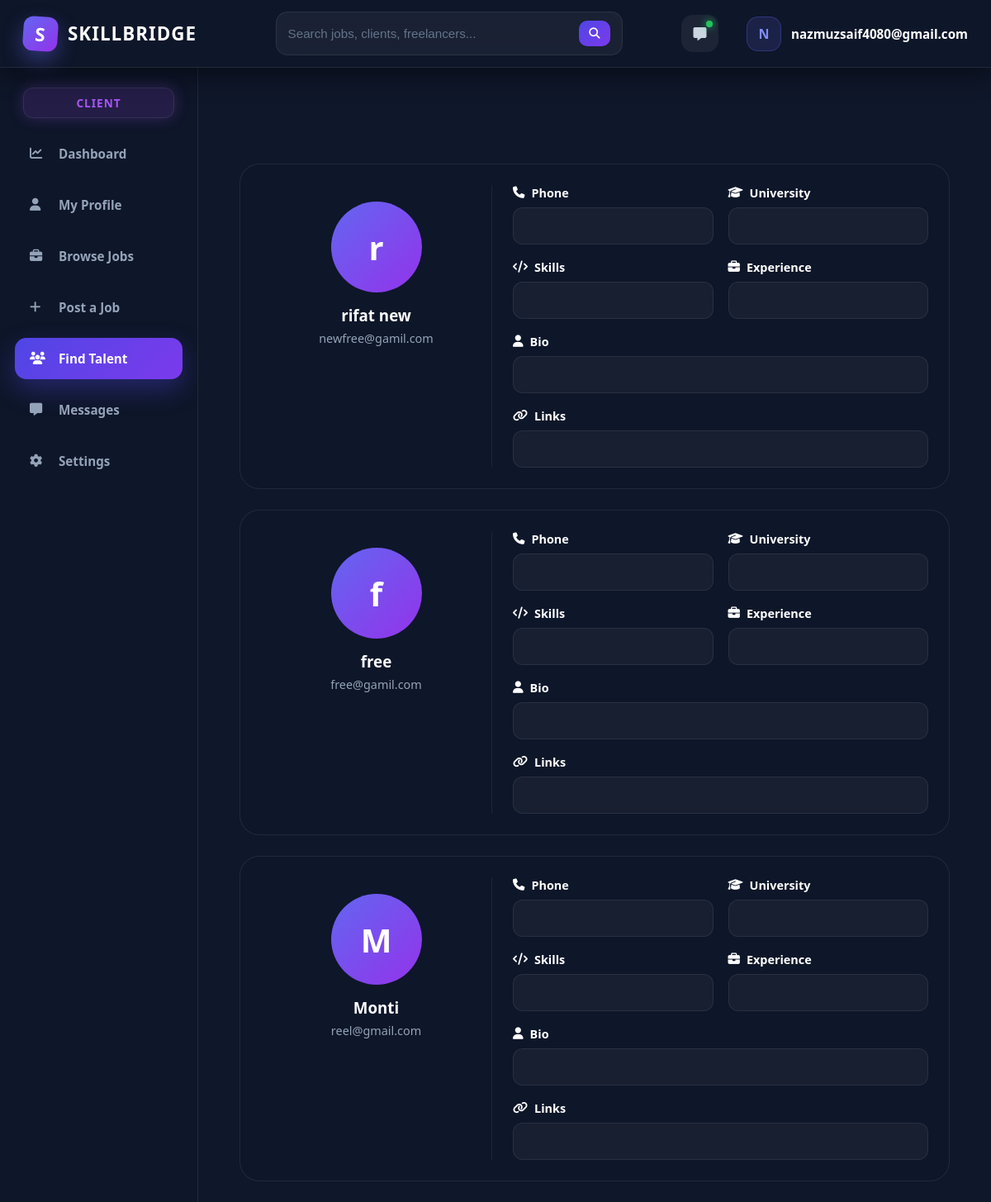
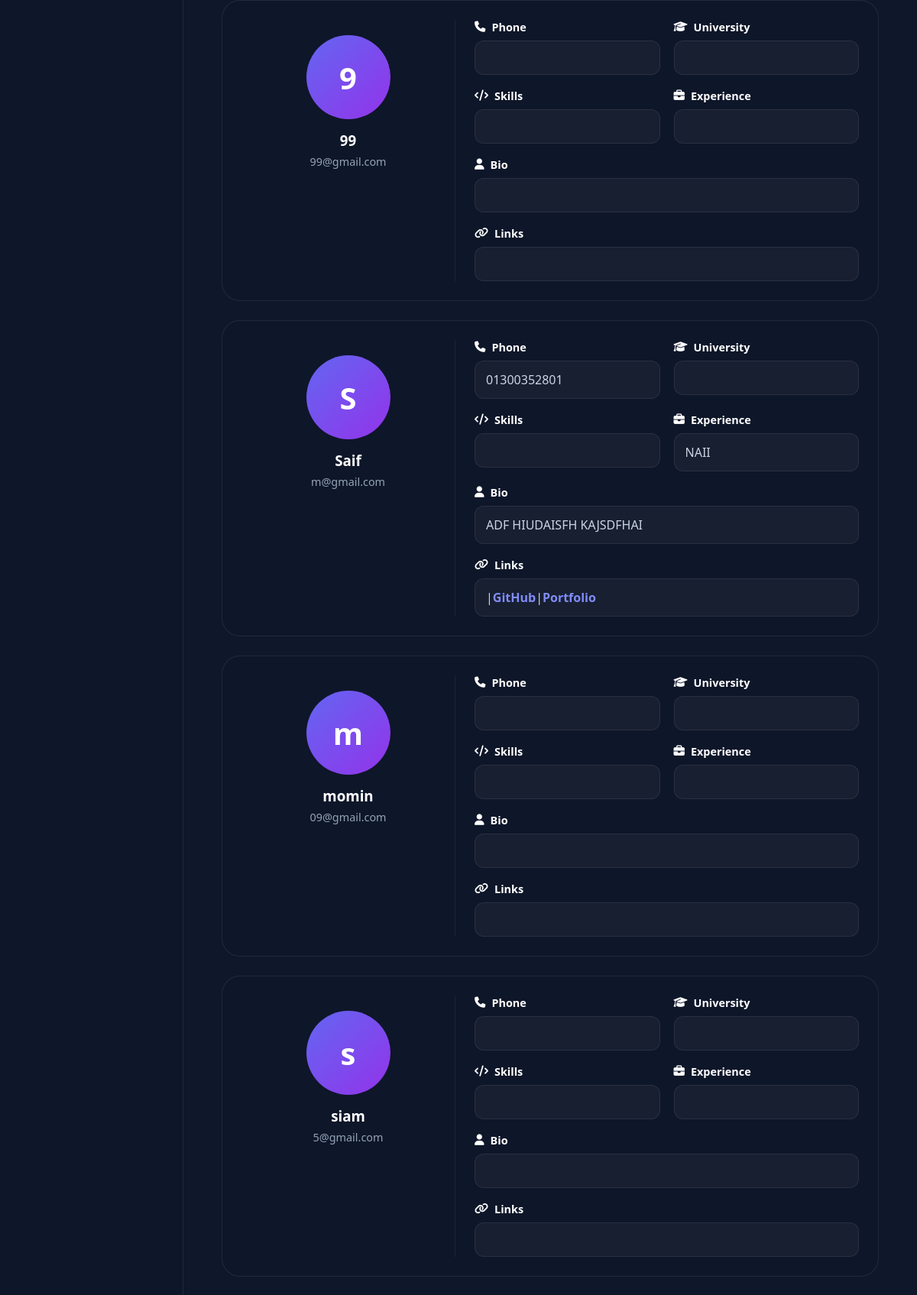
The page /users/find-talents/ (signed in, upper part) on the database its author committed (2 pictures, top to bottom).
### users/models.py (models this page shows, shortened)
class FreelancerProfile(models.Model):
    user = models.OneToOneField(User, on_delete=models.CASCADE)
    name = models.CharField(max_length=200)
    email = models.EmailField(unique=True)
    phone = models.CharField(max_length=20)
    address = models.TextField()
    universityname = models.CharField(max_length=200, blank=True)
    degree = models.CharField(max_length=200, blank=True)
    skills = models.TextField()
    experience = models.TextField(blank=True)
    bio = models.TextField(blank=True)
    portfolio_link = models.URLField(blank=True)
    githublink = models.URLField(blank=True)
    linkedinlink = models.URLField(blank=True)
    profileimage = models.ImageField(upload_to='profiles/', blank=True, null=True)
    resume = models.FileField(upload_to='resumes/', blank=True, null=True)
    nidnumber = models.CharField(max_length=50)
    createdat = models.DateTimeField(auto_now_add=True)

### users/views.py (the view)
# urls.py: path('find-talents/',views.find_talents,name='findtalents'),
@login_required
def find_talents(request):
    freelancers = FreelancerProfile.objects.all().order_by('-createdat')
    context = {
        'freelancers': freelancers,
        'role': 'client'
    }
    return render(request, 'users/find_talents.html', context)

### templates/users/find_talents.html (shortened to what this page needs)
{% extends 'core/base.html' %}
{% load static %}
{% block extra_css %}
<link rel="stylesheet" href="{% static 'css/user/find_talents.css' %}">
<link rel="stylesheet" href="https://cdnjs.cloudflare.com/ajax/libs/font-awesome/6.5.1/css/all.min.css">
{% endblock %}
{% block content %}
<div class="find-page">
    <div class="talent-list">
        {% for freelancer in freelancers %}
        <div class="talent-card">
            <div class="talent-left">
                <div class="talent-img">
                    {% if freelancer.profileimage %}
                        <img src="{{ freelancer.profileimage.url }}">
                    {% else %}
                        <div class="default-img">
                            {{ freelancer.name|first }}
                        </div>
                    {% endif %}
                </div>
                <h3>{{ freelancer.name }}</h3>
                <p>{{ freelancer.email }}</p>
            </div>
            <div class="talent-right">
                <div class="info-box">
                    <label><i class="fa-solid fa-phone"></i> Phone</label>
                    <div class="box">{{ freelancer.phone }}</div>
                </div>
                <div class="info-box">
                    <label><i class="fa-solid fa-graduation-cap"></i> University</label>
                    <div class="box">{{ freelancer.universityname }}</div>
                </div>
                <div class="info-box">
                    <label><i class="fa-solid fa-code"></i> Skills</label>
                    <div class="box">{{ freelancer.skills }}</div>
                </div>
                <div class="info-box">
                    <label><i class="fa-solid fa-briefcase"></i> Experience</label>
                    <div class="box">{{ freelancer.experience }}</div>
                </div>
                <div class="info-box full">
                    <label><i class="fa-solid fa-user"></i> Bio</label>
                    <div class="box">{{ freelancer.bio }}</div>
                </div>
                <div class="info-box full">
                    <label><i class="fa-solid fa-link"></i> Links</label>
                    <div class="box">
                        {% if freelancer.githublink %}
                            | <a href="{{ freelancer.githublink }}" target="_blank">GitHub</a>
                        {% endif %}
                        {% if freelancer.portfolio_link %}
                            | <a href="{{ freelancer.portfolio_link }}" target="_blank">Portfolio</a>
                        {% endif %}
                    </div>
                </div>
            </div>
        </div>
        {% endfor %}
    </div>
</div>
{% endblock %}

### templates/core/base.html (shortened to what this page needs)
{% load static %}
<!DOCTYPE html>
<html lang="en">
  <head>
    <link rel="stylesheet" href="https://cdnjs.cloudflare.com/ajax/libs/font-awesome/6.0.0/css/all.min.css" />
    <link rel="stylesheet" href="{% static 'css/core/base.css' %}" />
    {% block extra_css %}
    {% endblock %}
  </head>
  <body>
    <nav class="navbar">
      <div class="nav-container">
        <div class="nav-left">
          <a href="/" class="brand-logo"><div class="logo-box">S</div>SKILLBRIDGE</a>
          {% if user.is_authenticated %}
            <div class="nav-search">
              <form method="GET" action="{% url 'search' %}" class="search-form">
                <input type="text" name="q" placeholder="Search jobs, clients, freelancers..." />
                <button type="submit"><i class="fas fa-search"></i></button>
              </form>
            </div>
          {% else %}
            <div class="nav-links">
              <a href="/" class="nav-item">Home</a>
              <a href="#" class="nav-item">Browse Jobs</a>
              <a href="#" class="nav-item">Find Talent</a>
            </div>
          {% endif %}
        </div>
        <div class="nav-right">
          {% if user.is_authenticated %}
            <a href="#" class="message-btn"><i class="fas fa-message"></i></a>
            <div class="user-info">
              <div class="user-avatar">{{ user.username.0|upper }}</div>
              <span class="user-name">{{ user.username }}</span>
            </div>
          {% else %}
            <a href="{% url 'login' %}" class="btn-login">Login</a>
            <a href="{% url 'signup' %}" class="btn-signup">Sign Up</a>
          {% endif %}
        </div>
      </div>
    </nav>
    {% if user.is_authenticated %}
      <div class="dashboard-layout">
        {% with current=request.path %}
          <aside class="sidebar">
            {% if request.session.role == 'freelancer' %}
              <div class="role-badge freelancer">Freelancer</div>
              <a href="{% url 'freelencerdashboard' %}" class="sidebar-item {% if request.resolver_match.url_name == 'freelencerdashboard' %}active{% endif %}"><i class="fas fa-chart-line"></i>Dashboard</a>
              <a href="{% url 'freelancerprofile' %}" class="sidebar-item {% if request.resolver_match.url_name == 'freelancerprofile' %}active{% endif %}"><i class="fas fa-user"></i>My Profile</a>
              <a href="{% url 'job_list' %}" class="sidebar-item {% if request.resolver_match.url_name == 'job_list' %}active{% endif %}"><i class="fas fa-briefcase"></i>Browse Jobs</a>
              <a href="{% url 'my_applications' %}" class="sidebar-item {% if request.resolver_match.url_name == 'my_applications' %}active{% endif %}"><i class="fas fa-file"></i>My Applications</a>
              <a href="{% url 'saved_jobs' %}" class="sidebar-item {% if request.resolver_match.url_name == 'saved_jobs' %}active{% endif %}"><i class="fas fa-bookmark"></i>Saved Jobs</a>
              <a href="#" class="sidebar-item"><i class="fas fa-message"></i>Messages</a>
              <a href="#" class="sidebar-item"><i class="fas fa-gear"></i>Settings</a>
            {% else %}
              <div class="role-badge client">Client</div>
              <a href="{% url 'clientdashboard' %}" class="sidebar-item {% if request.resolver_match.url_name == 'clientdashboard' %}active{% endif %}"><i class="fas fa-chart-line"></i>Dashboard</a>
              <a href="{% url 'clientprofile' %}" class="sidebar-item {% if request.resolver_match.url_name == 'clientprofile' %}active{% endif %}"><i class="fas fa-user"></i>My Profile</a>
              <a href="{% url 'job_list' %}" class="sidebar-item {% if request.resolver_match.url_name == 'job_list' %}active{% endif %}"><i class="fas fa-briefcase"></i>Browse Jobs</a>
              <a href="{% url 'post_job' %}" class="sidebar-item {% if request.resolver_match.url_name == 'post_job' %}active{% endif %}"><i class="fas fa-plus"></i>Post a Job</a>
              <a href="{% url 'findtalents' %}" class="sidebar-item {% if request.resolver_match.url_name == 'findtalents' %}active{% endif %}"><i class="fas fa-users"></i>Find Talent</a>
              <a href="#" class="sidebar-item"><i class="fas fa-message"></i>Messages</a>
              <a href="#" class="sidebar-item"><i class="fas fa-gear"></i>Settings</a>
            {% endif %}
          </aside>
        {% endwith %}
        <main class="dashboard-content">
          {% block content %}
          {% endblock %}
        </main>
      </div>
    {% else %}
      <main class="main-wrapper">
        {% block guest_content %}
        {% endblock %}
      </main>
    {% endif %}
  </body>
</html>

### static/css/user/find_talents.css (style rules this page uses)
.find-page { width: 100%; padding: 20px; }
.talent-list { display: flex; flex-direction: column; gap: 25px; }
.talent-card { display: grid; grid-template-columns: 280px 1fr; gap: 25px; background: rgba(15, 23, 42, 0.96); border: 1px solid rgba(255,255,255,0.08); border-radius: 24px; padding: 25px; transition: 0.3s ease; }
.talent-left { text-align: center; padding: 20px; border-right: 1px solid rgba(255,255,255,0.06); }
.talent-img { width: 110px; height: 110px; margin: auto; margin-bottom: 15px; }
.talent-img img, .default-img { width: 100%; height: 100%; border-radius: 50%; object-fit: cover; }
.default-img { background: linear-gradient(135deg,#6366f1,#9333ea); display: flex; align-items: center; justify-content: center; font-size: 2.5rem; font-weight: 700; color: white; }
.talent-left h3 { color: white; margin-bottom: 6px; }
.talent-left p { color: #94a3b8; font-size: 0.9rem; }
.talent-right { display: grid; grid-template-columns: repeat(2, 1fr); gap: 18px; }
.info-box { display: flex; flex-direction: column; gap: 8px; }
.info-box label { color: white; font-weight: 600; font-size: 0.9rem; display: flex; align-items: center; gap: 8px; }
.box { background: rgba(255,255,255,0.04); border: 1px solid rgba(255,255,255,0.08); padding: 12px 14px; border-radius: 12px; color: #cbd5e1; min-height: 45px; display: flex; align-items: center; line-height: 1.5; }
.box a { color: #818cf8; text-decoration: none; font-weight: 600; }
.info-box.full { grid-column: span 2; }

### rows shown on the page
FreelancerProfile: name|first "r", name "rifat new", email "newfree@gamil.com"
FreelancerProfile: name|first "f", name "free", email "free@gamil.com"
FreelancerProfile: name|first "M", name "Monti", email "reel@gmail.com"
FreelancerProfile: name|first "9", name "99", email "99@gmail.com"
FreelancerProfile: name|first "S", name "Saif", email "m@gmail.com", phone "01300352801", experience "NAII", bio "ADF HIUDAISFH KAJSDFHAI"
FreelancerProfile: name|first "m", name "momin", email "09@gmail.com"
FreelancerProfile: name|first "s", name "siam", email "5@gmail.com"

### other values the page prints
{{ user.username.0|upper }} "N"
{{ user.username }} "nazmuzsaif4080@gmail.com"
